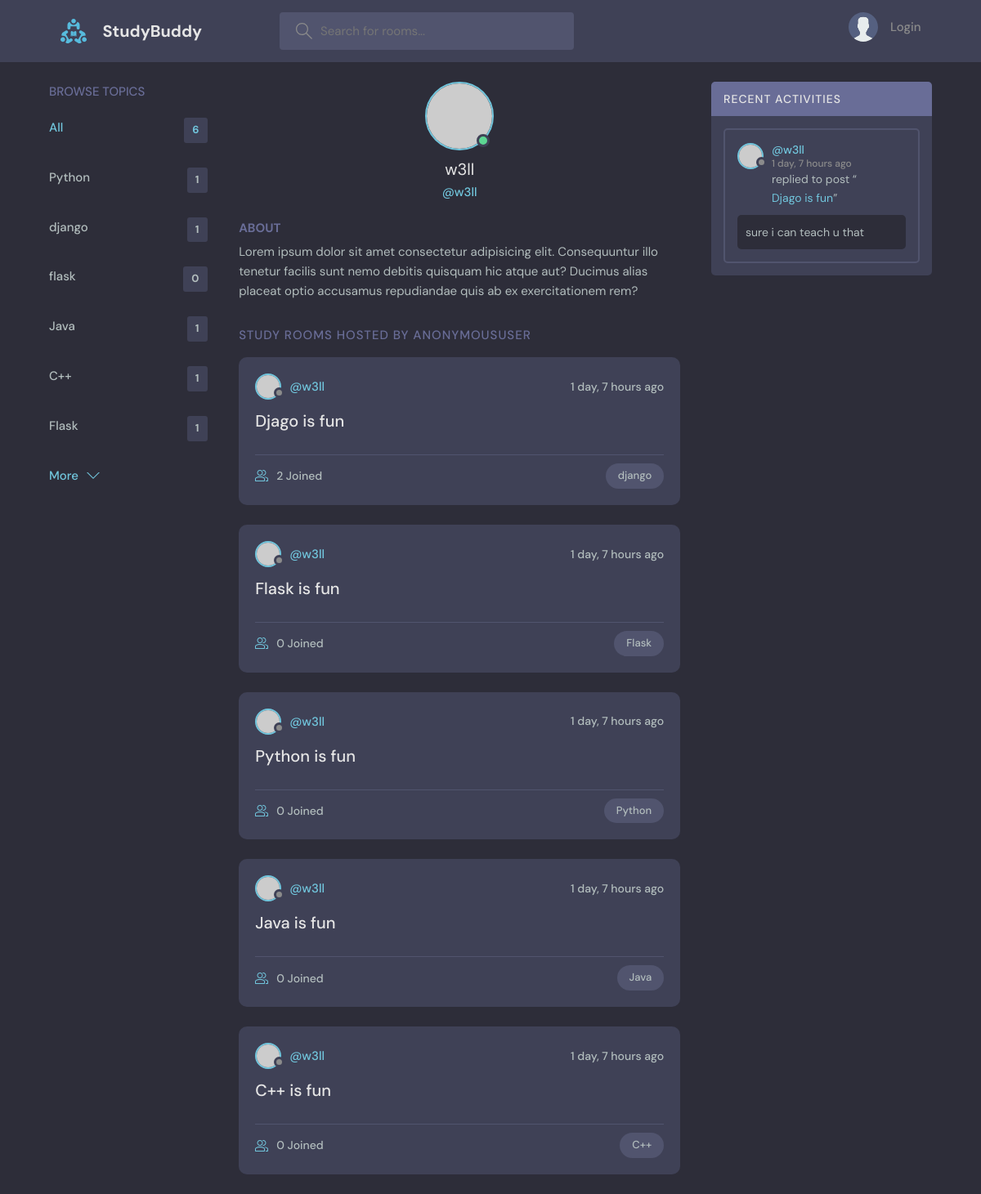
The page /UserProfile/1/ on the database its author committed.
### base/models.py (models this page shows, shortened)
class Topic(models.Model):
    name = models.CharField(max_length=200)

class Room(models.Model):
    host = models.ForeignKey(User, on_delete=models.SET_NULL, null=True)
    topic = models.ForeignKey(Topic, on_delete=models.SET_NULL, null=True)
    name = models.CharField(max_length=200)
    description = models.TextField(null=True, blank=True)
    participants = models.ManyToManyField(User, related_name='participants', blank=True)
    updated = models.DateTimeField(auto_now=True)
    created = models.DateTimeField(auto_now_add=True)
    class Meta:
        ordering = ['-updated', '-created']
    def __str__(self, *args, **kawrgs):
        return self.name

class Message(models.Model):
    user = models.ForeignKey(User, on_delete=models.CASCADE)
    room = models.ForeignKey(Room, on_delete=models.CASCADE)
    body = models.TextField()
    updated = models.DateTimeField(auto_now=True)
    created = models.DateTimeField(auto_now_add=True)
    class Meta:
        ordering = ['-updated', '-created']

### base/views.py (the view)
# urls.py: path('UserProfile/<str:pk>/', views.UserProfile, name="USERPROFILE"),
def UserProfile(request,pk):
    user = User.objects.get(id=pk)
    rooms = user.room_set.all()
    room_messages = user.message_set.all()
    topics = Topic.objects.all()
    return render(request, 'base/profile.html', {'user': user, 'rooms': rooms, 'room_messages': room_messages, 'topics': topics})

### base/templates/base/profile.html (shortened to what this page needs)
{% extends 'main.html' %}
  {% block content %}
  <main class="profile-page layout layout--3">
    <div class="container">
      {% include 'base/topics_component.html' %}
      <div class="roomList">
        <div class="profile">
          <div class="profile__avatar">
            <div class="avatar avatar--large active">
              <img src="https://randomuser.me/api/portraits/men/11.jpg" />
            </div>
          </div>
          <div class="profile__info">
            <h3>{{user.username}}</h3>
            <p>@{{user.username}}</p>
          </div>
          <div class="profile__about">
            <h3>About</h3>
            <p>
              Lorem ipsum dolor sit amet consectetur adipisicing elit. Consequuntur illo tenetur
              facilis sunt nemo debitis quisquam hic atque aut? Ducimus alias placeat optio
              accusamus repudiandae quis ab ex exercitationem rem?
            </p>
          </div>
        </div>
        <div class="roomList__header">
          <div>
            <h2>Study Rooms Hosted by {{request.user}}</a>
            </h2>
          </div>
        </div>
        {% include 'base/feed_component.html' %}
      </div>
      {% include 'base/activity_component.html' %}
    </div>
  </main>
{% endblock content %}

### templates/main.html (shortened to what this page needs)
<!DOCTYPE html>
{% load static %}
<html lang="en">
  <head>
    <link rel="stylesheet" href="{% static 'styles/style.css' %}" />
  </head>
  <body>
    {% include 'navbar.html' %}
    {% block content %}
    {% endblock %}
  </body>
</html>

### templates/navbar.html (shortened to what this page needs)
{% load static %}
<header class="header header--loggedIn">
    <div class="container">
      <a href="{% url 'HOME' %}" class="header__logo">
        <img src="{% static 'images/logo.svg' %}" />
        <h1>StudyBuddy</h1>
      </a>
      <form class="header__search" method="GET" action="{% url 'HOME' %}">
        <label>
          <input name="q" placeholder="Search for rooms..." />
        </label>
      </form>
      <nav class="header__menu">
        {% if request.user.is_authenticated %}
        <div class="header__user">
          <a href="{% url 'USERPROFILE' user.id %}">
            <div class="avatar avatar--medium active">
              <img src="https://randomuser.me/api/portraits/men/37.jpg" />
            </div>
            <p>{{request.user}} <span>@{{request.user}}</span></p>
          </a>
          <button class="dropdown-button">
            <svg version="1.1" xmlns="http://www.w3.org/2000/svg" width="32" height="32" viewBox="0 0 32 32">
              <title>chevron-down</title>
              <path d="M16 21l-13-13h-3l16 16 16-16h-3l-13 13z"></path>
            </svg>
          </button>
        </div>
        {% else %}
        <a href="{% url 'LOGIN' %}">
          <img src="{% static 'images/avatar.svg' %}" />
          <p>Login</p>
        </a>
        {% endif %}
      </nav>
    </div>
  </header>

### base/templates/base/topics_component.html
<div class="topics">
    <div class="topics__header">
      <h2>Browse Topics</h2>
    </div>
    <ul class="topics__list">
      <li>
        <a href="{% url 'HOME' %}" class="active">All <span>{{topics.count}}</span></a>
      </li>
      {% for topic in topics %}
      <li>
        <a href="{% url 'HOME' %}?q={{topic.name}}">{{topic.name}} <span>{{topic.room_set.all.count}}</span></a>
      </li>
      {% endfor %}
    </ul>
    <a class="btn btn--link" href="{% url 'TOPICS' %}">
      More
      <svg version="1.1" xmlns="http://www.w3.org/2000/svg" width="32" height="32" viewBox="0 0 32 32">
        <title>chevron-down</title>
        <path d="M16 21l-13-13h-3l16 16 16-16h-3l-13 13z"></path>
      </svg>
    </a>
  </div>

### base/templates/base/feed_component.html (shortened to what this page needs)
{% for room in rooms%}
<div class="roomListRoom">
    <div class="roomListRoom__header">
        <a href="{% url 'USERPROFILE' room.host.id %}" class="roomListRoom__author">
        <div class="avatar avatar--small">
          <img src="https://randomuser.me/api/portraits/women/11.jpg" />
        </div>
        <span>@{{room.host.username}}</span>
      </a>
      <div class="roomListRoom__actions">
        <span>{{room.created|timesince}} ago</span>
      </div>
    </div>
    <div class="roomListRoom__content">
      <a href="{% url 'ROOM' room.id %}">{{room.name}}</a>
    </div>
    <div class="roomListRoom__meta">
      <a href="{% url 'ROOM' room.id %}" class="roomListRoom__joined">
        {{room.participants.all.count}} Joined
      </a>
      <p class="roomListRoom__topic">{{room.topic.name}}</p>
    </div>
  </div>
  {% endfor %}

### base/templates/base/activity_component.html (shortened to what this page needs)
<div class="activities">
    <div class="activities__header">
      <h2>Recent Activities</h2>
    </div>
{% for message in room_messages %}
<div class="activities__box">
    <div class="activities__boxHeader roomListRoom__header">
      <a href="{% url 'USERPROFILE' message.user.id %}" class="roomListRoom__author">
        <div class="avatar avatar--small">
          <img src="https://randomuser.me/api/portraits/women/11.jpg" />
        </div>
        <p>
            @{{message.user}}
          <span>{{message.created|timesince}} ago</span>
        </p>
      </a>
    </div>
    <div class="activities__boxContent">
      <p>replied to post “<a href="{% url 'ROOM' message.room.id %}">{{message.room}}</a>”</p>
      <div class="activities__boxRoomContent">
        {{message.body}}
      </div>
    </div>
  </div>
  {% endfor %}
</div>

### rows shown on the page
Topic: name "Python", room_set.all.count "1"
Topic: name "django", room_set.all.count "1"
Topic: name "flask", room_set.all.count "0"
Topic: name "Java", room_set.all.count "1"
Topic: name "C++", room_set.all.count "1"
Topic: name "Flask", room_set.all.count "1"
Room: host.username "w3ll", created "1 day, 7 hours", name "Djago is fun", participants.all.count "2", topic.name "django"
Room: host.username "w3ll", created "1 day, 7 hours", name "Flask is fun", participants.all.count "0", topic.name "Flask"
Room: host.username "w3ll", created "1 day, 7 hours", name "Python is fun", participants.all.count "0", topic.name "Python"
Room: host.username "w3ll", created "1 day, 7 hours", name "Java is fun", participants.all.count "0", topic.name "Java"
Room: host.username "w3ll", created "1 day, 7 hours", name "C++ is fun", participants.all.count "0", topic.name "C++"
Message: user "w3ll", created "1 day, 7 hours", room "Djago is fun", body "sure i can teach u that"

### other values the page prints
{{ topics.count }} "6"
{{ user.username }} "w3ll"
{{ request.user }} "ANONYMOUSUSER"
